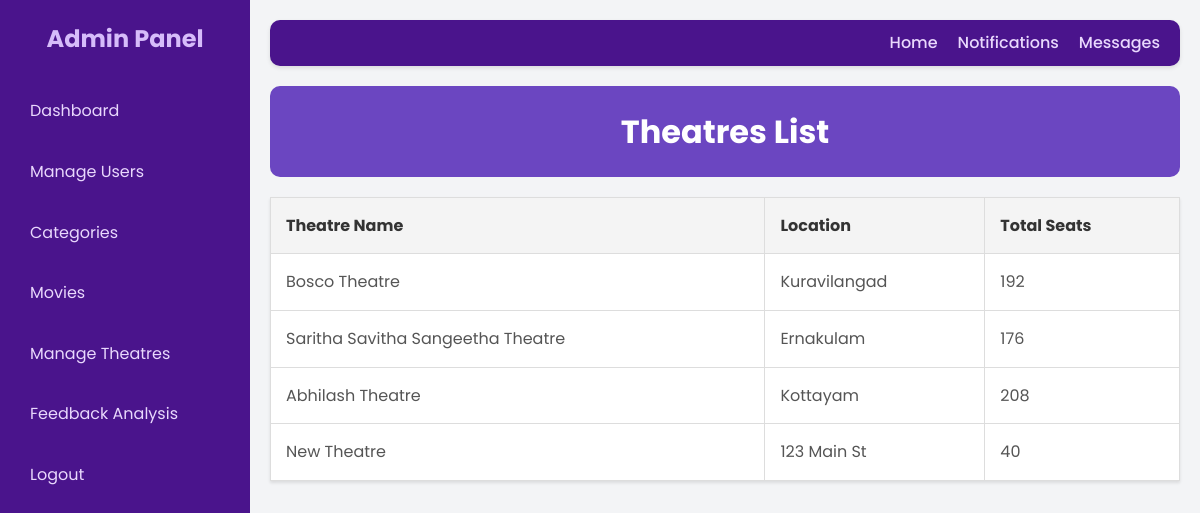
/admin_theatre_list/, run on the app's committed database.
### myapp/models.py (models this page shows, shortened)
class Theatre(models.Model):
    name = models.CharField(max_length=255)
    location = models.CharField(max_length=255)
    rows = models.TextField()  # Stores rows as a comma-separated string like "A,B,C,D"
    seats_per_row = models.IntegerField()
    parking_available = models.TextField(blank=True, null=True)
    food_and_beverage_options = models.TextField(blank=True, null=True)  # Description of options
    accessibility_options = models.TextField(blank=True, null=True)  # Accessibility information

### myapp/views.py (the view)
# urls.py: path('admin_theatre_list/', admin_theatre_list, name='admin_theatre_list'),
def admin_theatre_list(request):
    theatres = Theatre.objects.all()
    for theatre in theatres:
        theatre.rows_list = theatre.rows.split(',')
        theatre.total_seats = len(theatre.rows_list) * theatre.seats_per_row
    return render(request, 'admin/admin_theatre_list.html', {'theatres': theatres})

### templates/admin/admin_theatre_list.html (shortened to what this page needs)
{% load static %}
<!DOCTYPE html>
<html lang="en">
<head>
</head>
<body>
    <div class="container">
        <div class="sidebar">
            <h2>Admin Panel</h2>
            <ul>
                <li><a href="{% url 'admin_dashboard' %}">Dashboard</a></li>
                <li><a href="{% url 'view_customers' %}">Manage Users</a></li>
                <li><a href="{% url 'list_categories' %}">Categories</a></li>
                <li><a href="{% url 'list_movies' %}">Movies</a></li>
                <li class="active"><a href="{% url 'admin_theatre_list' %}">Manage Theatres</a></li>
                <li><a href="{% url 'sentiment_analysis' %}">Feedback Analysis</a></li>
                <li><a href="{% url 'logout' %}">Logout</a></li>
            </ul>
        </div>
        <div class="main-content">
            <div class="navbar">
                <ul>
                    <li><a href="{% url 'admin_dashboard' %}">Home</a></li>
                    <li><a href="#">Notifications</a></li>
                    <li><a href="#">Messages</a></li>
                </ul>
            </div>
            <div class="header">
                <h1>Theatres List</h1>
            </div>
            <table>
                <tr>
                    <th>Theatre Name</th>
                    <th>Location</th>
                    <th>Total Seats</th>
                </tr>
                {% for theatre in theatres %}
                <tr>
                    <td>{{ theatre.name }}</td>
                    <td>{{ theatre.location }}</td>
                    <td>{{ theatre.total_seats }}</td>
                </tr>
                {% empty %}
                <tr>
                    <td colspan="3">No theatres found.</td>
                </tr>
                {% endfor %}
            </table>
        </div>
    </div>
</body>
</html>

### templates/admin/admin_theatre_list.html (style rules this page uses)
* { margin: 0; padding: 0; box-sizing: border-box; }
body { font-family: 'Poppins', sans-serif; background-color: #f3f4f6; color: #1f2937; line-height: 1.6; }
.container { display: flex; }
.sidebar { width: 250px; height: 100vh; background-color: #4a148c; color: #e9d8fd; padding: 20px; position: fixed; }
.sidebar h2 { color: #d6bcfa; margin-bottom: 30px; font-size: 1.5em; text-align: center; }
.sidebar ul { list-style: none; }
.sidebar ul li { margin-bottom: 15px; }
.sidebar ul li a { color: #e9d8fd; text-decoration: none; display: block; padding: 10px; border-radius: 5px; transition: background-color 0.3s ease; }
.main-content { flex: 1; margin-left: 250px; padding: 20px; }
.header { background-color: #6b46c1; color: #fff; padding: 20px; text-align: center; margin-bottom: 20px; border-radius: 10px; }
.header h1 { font-size: 2em; }
.navbar { background-color: #4a148c; padding: 10px 20px; margin-bottom: 20px; border-radius: 10px; box-shadow: 0 2px 4px rgba(0,0,0,0.1); }
.navbar ul { list-style-type: none; display: flex; justify-content: flex-end; }
.navbar ul li { margin-left: 20px; }
.navbar ul li a { color: #e9d8fd; text-decoration: none; font-weight: 500; transition: color 0.3s ease; }
table { width: 100%; border-collapse: collapse; margin-top: 20px; background-color: #fff; box-shadow: 0 2px 3px rgba(0, 0, 0, 0.1); }
th, td { padding: 15px; border: 1px solid #ddd; text-align: left; }
th { background-color: #f4f4f4; color: #333; font-weight: bold; }
td { color: #555; }

### data on the page
Theatre: name "Bosco Theatre", location "Kuravilangad", total_seats "192"
Theatre: name "Saritha Savitha Sangeetha Theatre", location "Ernakulam", total_seats "176"
Theatre: name "Abhilash Theatre", location "Kottayam", total_seats "208"
Theatre: name "New Theatre", location "123 Main St", total_seats "40"
